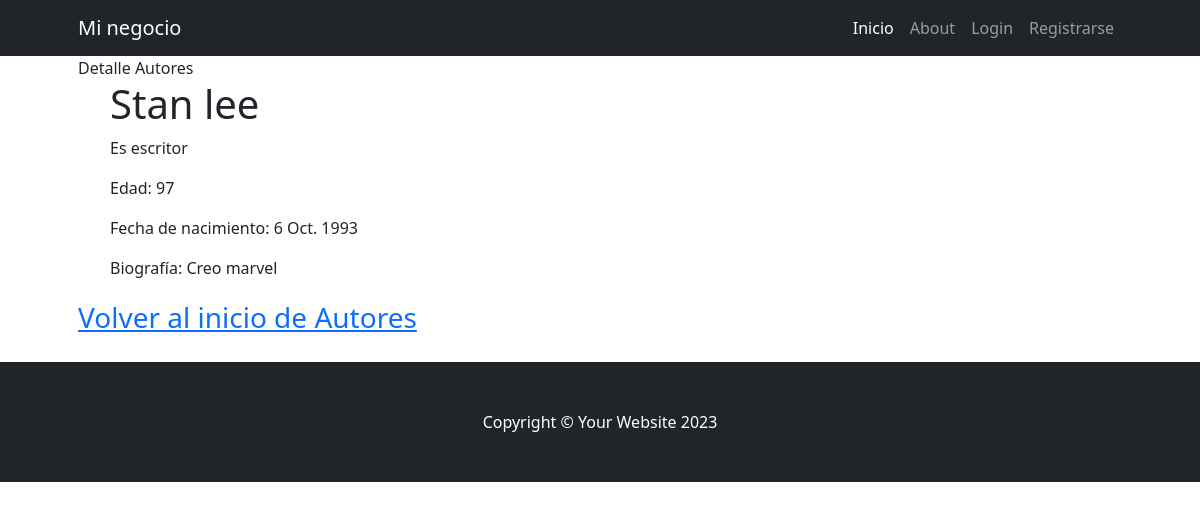
The page /autores/autores/detail/1 on the database its author committed.
### autores/models.py (models this page shows, shortened)
class Autor(models.Model):
    nombre = models.CharField(max_length=100)
    es_dibujante = models.BooleanField(default=False)
    es_escritor = models.BooleanField(default=False)
    edad = models.IntegerField()
    fecha_nacimiento = models.DateField()
    biografia = models.TextField()
    class Meta:
        verbose_name = "Autor"
        verbose_name_plural = "Autores"

### autores/views.py (the view)
# urls.py: path('autores/detail/<int:pk>', views.AutorDetailView.as_view(), name='autores_detail'),
class AutorDetailView(DetailView):
    model = models.Autor
    template_name = 'autores/autores_detail.html'

### autores/templates/autores/autores_detail.html (shortened to what this page needs)
{% extends 'core/base.html' %}
{% block titulo %}
    Detalle Autores
{% endblock titulo %}
{% block contenido %}
    <ul>
        <h1>{{ object.nombre }}</h1>
    <p>
        {% if object.es_escritor %}
            Es escritor
        {% endif %}
    </p>
    <p>Edad: {{ object.edad }}</p>
    <p>Fecha de nacimiento: {{ object.fecha_nacimiento }}</p>
    <p>Biografía: {{ object.biografia }}</p>
    </ul>
    <div class="fs-3 pb-4 ">
        <a href="{% url 'autores:home' %} ">Volver al inicio de Autores</a>
    </div>
{% endblock contenido %}

### rows shown on the page
Autor: nombre "Stan lee", edad "97", fecha_nacimiento "6 Oct. 1993", biografia "Creo marvel"
